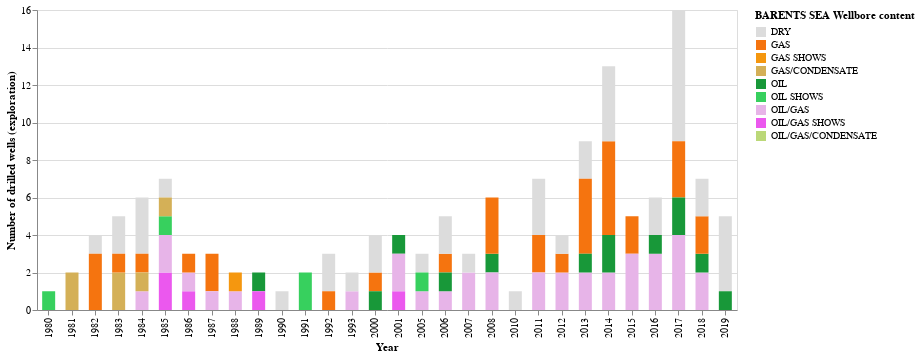

Here is the notebook cell this chart was saved with:
### Code cell
chart_region('BARENTS SEA')

### Figure 1 — Vega-Lite specification as saved in the notebook (floating-point values rounded to 4 significant figures; data arrays with more than 128 entries replaced by an {"elided": "..."} marker saying what was removed)
{"$schema": "https://vega.github.io/schema/vega-lite/v3.4.0.json", "config": {"mark": {"tooltip": null}, "view": {"height": 300, "width": 400}}, "data": {"name": "data-82b7178ca84c8c4bbd3d25c73d4dfef9"}, "datasets": {"data-82b7178ca84c8c4bbd3d25c73d4dfef9": {"elided": "141 records"}}, "encoding": {"color": {"field": "wlbContent", "legend": {"title": "BARENTS SEA Wellbore content"}, "scale": {"domain": ["DRY", "GAS", "GAS SHOWS", "GAS/CONDENSATE", "OIL", "OIL SHOWS", "OIL/GAS", "OIL/GAS SHOWS", "OIL/GAS/CONDENSATE"], "range": ["#DCDCDC", "#F5740F", "#F5970F", "#D4B057", "#189839", "#37D05E", "#E7B4E8", "#EB58EE", "#BBD878"]}, "type": "nominal"}, "x": {"axis": {"title": "Year"}, "field": "wlbEntryYear", "type": "nominal"}, "y": {"aggregate": "count", "axis": {"title": "Number of drilled wells (exploration)"}, "type": "quantitative"}}, "height": 300, "mark": {"size": 13, "type": "bar"}, "width": 700}
